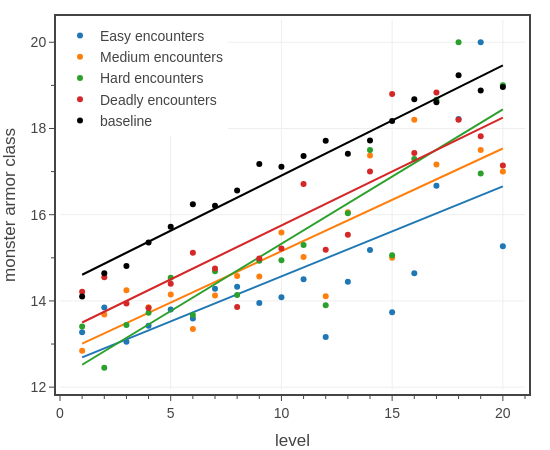

Notebook code cell kept with this figure:
### Code cell
# Fig. 8: average adjusted AC by level for each difficulty
import plotly.graph_objects as go

stat = 'adj AC'

groups = [
    #{'name': 'Trivial encounters', 'difficulties': ['Trivial']},
    {'name': 'Easy encounters', 'difficulties': ['Easy']},
    {'name': 'Medium encounters', 'difficulties': ['Medium']},
    {'name': 'Hard encounters', 'difficulties': ['Hard']},
    {'name': 'Deadly encounters', 'difficulties': ['Deadly']},
    #{'name': 'Very Deadly encounters', 'difficulties': ['Very Deadly']},
]

fig = go.Figure()

colors = iter(COLOR_LIST)
for group in groups:
    dft = dfem[dfem['2014 difficulty'].isin(group['difficulties'])]
    dft = dft[['party_level',stat]].groupby(['party_level']).mean().reset_index()

    tfb.plot_data_and_fit(fig, 
        x=dft['party_level'],
        y=dft[stat],
        line_color=next(colors), 
        name=group['name'],
        legendgroup=group['name'],
        hovertemplate='<b>' + group['name'] + '</b><br>level %{x:.0f}<br>AC %{y:.1f}<extra></extra>',
    )

dfG = dfm[['CR',stat]].groupby(['CR']).mean().reset_index()
dfG = dfG[dfG['CR'].between(1,20)]
tfb.plot_data_and_fit(fig, 
    x=dfG['CR'],
    y=dfG[stat],
    line_color='black', 
    name='baseline',
    legendgroup='baseline',
    hovertemplate='<b>baseline</b><br>level %{x:.0f}<br>AC %{y:.1f}<extra></extra>',
)

# set layout
fig.update_layout(
    template=tfb.FIG_TEMPLATE,
    xaxis=dict(title_text='level', automargin=True, range=[0,21], dtick=5, minor_dtick=1),
    yaxis=dict(title_text='monster armor class', dtick=2, minor_dtick=1),
    legend=dict(xanchor='left', x=0.00, yanchor='top', y=1.00),
    width=550, 
    height=450,
)

fig.show(config=tfb.FIG_CONFIG)

# save figures
if SAVEFIGS:
    fig.update_layout(autosize=True, width=None, height=None)
    tfb.save_fig_html(fig, format='large', name=f'./fig-monster-adj-ac-vs-level-large')
    tfb.save_fig_html(fig, format='small', name=f'./fig-monster-adj-ac-vs-level-small')

### Figure 1 — Plotly figure (JSON) as saved in the notebook; plotly's stock layout.template omitted (floating-point values rounded to 4 significant figures)
{"data": [{"hovertemplate": "<b>Easy encounters</b><br>level %{x:.0f}<br>AC %{y:.1f}<extra></extra>", "legendgroup": "Easy encounters", "line": {"color": "#1f77b4"}, "mode": "markers", "name": "Easy encounters", "type": "scatter", "x": [1.0, 2.0, 3.0, 4.0, 5.0, 6.0, 7.0, 8.0, 9.0, 10.0, 11.0, 12.0, 13.0, 14.0, 15.0, 16.0, 17.0, 18.0, 19.0, 20.0], "y": [13.27, 13.85, 13.06, 13.42, 13.8, 13.59, 14.28, 14.33, 13.95, 14.08, 14.5, 13.16, 14.44, 15.18, 13.74, 14.64, 16.67, 18.22, 20.0, 15.27]}, {"hoverinfo": "skip", "hovertemplate": "<b>Easy encounters</b><br>level %{x:.0f}<br>AC %{y:.1f}<extra></extra>", "legendgroup": "Easy encounters", "line": {"color": "#1f77b4"}, "mode": "lines", "name": "Easy encounters", "showlegend": false, "type": "scatter", "x": [1.0, 2.0, 3.0, 4.0, 5.0, 6.0, 7.0, 8.0, 9.0, 10.0, 11.0, 12.0, 13.0, 14.0, 15.0, 16.0, 17.0, 18.0, 19.0, 20.0], "y": [12.69, 12.9, 13.11, 13.32, 13.53, 13.73, 13.94, 14.15, 14.36, 14.57, 14.78, 14.99, 15.2, 15.4, 15.61, 15.82, 16.03, 16.24, 16.45, 16.66]}, {"hovertemplate": "<b>Medium encounters</b><br>level %{x:.0f}<br>AC %{y:.1f}<extra></extra>", "legendgroup": "Medium encounters", "line": {"color": "#ff7f0e"}, "mode": "markers", "name": "Medium encounters", "type": "scatter", "x": [1.0, 2.0, 3.0, 4.0, 5.0, 6.0, 7.0, 8.0, 9.0, 10.0, 11.0, 12.0, 13.0, 14.0, 15.0, 16.0, 17.0, 19.0, 20.0], "y": [12.84, 13.68, 14.25, 13.85, 14.15, 13.35, 14.13, 14.58, 14.57, 15.58, 15.02, 14.11, 16.06, 17.37, 15.0, 18.2, 17.17, 17.5, 17.0]}, {"hoverinfo": "skip", "hovertemplate": "<b>Medium encounters</b><br>level %{x:.0f}<br>AC %{y:.1f}<extra></extra>", "legendgroup": "Medium encounters", "line": {"color": "#ff7f0e"}, "mode": "lines", "name": "Medium encounters", "showlegend": false, "type": "scatter", "x": [1.0, 2.0, 3.0, 4.0, 5.0, 6.0, 7.0, 8.0, 9.0, 10.0, 11.0, 12.0, 13.0, 14.0, 15.0, 16.0, 17.0, 19.0, 20.0], "y": [13.01, 13.25, 13.49, 13.73, 13.96, 14.2, 14.44, 14.68, 14.92, 15.15, 15.39, 15.63, 15.87, 16.11, 16.34, 16.58, 16.82, 17.3, 17.54]}, {"hovertemplate": "<b>Hard encounters</b><br>level %{x:.0f}<br>AC %{y:.1f}<extra></extra>", "legendgroup": "Hard encounters", "line": {"color": "#2ca02c"}, "mode": "markers", "name": "Hard encounters", "type": "scatter", "x": [1.0, 2.0, 3.0, 4.0, 5.0, 6.0, 7.0, 8.0, 9.0, 10.0, 11.0, 12.0, 13.0, 14.0, 15.0, 16.0, 17.0, 18.0, 19.0, 20.0], "y": [13.41, 12.45, 13.44, 13.73, 14.54, 13.67, 14.69, 14.14, 14.93, 14.95, 15.3, 13.9, 16.03, 17.5, 15.06, 17.29, 18.67, 20.0, 16.96, 19.0]}, {"hoverinfo": "skip", "hovertemplate": "<b>Hard encounters</b><br>level %{x:.0f}<br>AC %{y:.1f}<extra></extra>", "legendgroup": "Hard encounters", "line": {"color": "#2ca02c"}, "mode": "lines", "name": "Hard encounters", "showlegend": false, "type": "scatter", "x": [1.0, 2.0, 3.0, 4.0, 5.0, 6.0, 7.0, 8.0, 9.0, 10.0, 11.0, 12.0, 13.0, 14.0, 15.0, 16.0, 17.0, 18.0, 19.0, 20.0], "y": [12.52, 12.83, 13.14, 13.46, 13.77, 14.08, 14.39, 14.7, 15.01, 15.33, 15.64, 15.95, 16.26, 16.57, 16.89, 17.2, 17.51, 17.82, 18.13, 18.44]}, {"hovertemplate": "<b>Deadly encounters</b><br>level %{x:.0f}<br>AC %{y:.1f}<extra></extra>", "legendgroup": "Deadly encounters", "line": {"color": "#d62728"}, "mode": "markers", "name": "Deadly encounters", "type": "scatter", "x": [1.0, 2.0, 3.0, 4.0, 5.0, 6.0, 7.0, 8.0, 9.0, 10.0, 11.0, 12.0, 13.0, 14.0, 15.0, 16.0, 17.0, 18.0, 19.0, 20.0], "y": [14.21, 14.55, 13.94, 13.84, 14.4, 15.12, 14.75, 13.86, 14.99, 15.22, 16.71, 15.19, 15.53, 17.0, 18.8, 17.43, 18.83, 18.2, 17.82, 17.14]}, {"hoverinfo": "skip", "hovertemplate": "<b>Deadly encounters</b><br>level %{x:.0f}<br>AC %{y:.1f}<extra></extra>", "legendgroup": "Deadly encounters", "line": {"color": "#d62728"}, "mode": "lines", "name": "Deadly encounters", "showlegend": false, "type": "scatter", "x": [1.0, 2.0, 3.0, 4.0, 5.0, 6.0, 7.0, 8.0, 9.0, 10.0, 11.0, 12.0, 13.0, 14.0, 15.0, 16.0, 17.0, 18.0, 19.0, 20.0], "y": [13.5, 13.75, 14.0, 14.25, 14.5, 14.75, 15.0, 15.25, 15.5, 15.75, 16.0, 16.25, 16.5, 16.75, 17.0, 17.25, 17.5, 17.75, 18.0, 18.25]}, {"hovertemplate": "<b>baseline</b><br>level %{x:.0f}<br>AC %{y:.1f}<extra></extra>", "legendgroup": "baseline", "line": {"color": "black"}, "mode": "markers", "name": "baseline", "type": "scatter", "x": [1.0, 2.0, 3.0, 4.0, 5.0, 6.0, 7.0, 8.0, 9.0, 10.0, 11.0, 12.0, 13.0, 14.0, 15.0, 16.0, 17.0, 18.0, 19.0, 20.0], "y": [14.1, 14.64, 14.81, 15.36, 15.72, 16.24, 16.21, 16.56, 17.17, 17.11, 17.36, 17.71, 17.42, 17.72, 18.17, 18.68, 18.61, 19.24, 18.88, 18.96]}, {"hoverinfo": "skip", "hovertemplate": "<b>baseline</b><br>level %{x:.0f}<br>AC %{y:.1f}<extra></extra>", "legendgroup": "baseline", "line": {"color": "black"}, "mode": "lines", "name": "baseline", "showlegend": false, "type": "scatter", "x": [1.0, 2.0, 3.0, 4.0, 5.0, 6.0, 7.0, 8.0, 9.0, 10.0, 11.0, 12.0, 13.0, 14.0, 15.0, 16.0, 17.0, 18.0, 19.0, 20.0], "y": [14.61, 14.86, 15.12, 15.37, 15.63, 15.88, 16.14, 16.4, 16.65, 16.91, 17.16, 17.42, 17.67, 17.93, 18.18, 18.44, 18.69, 18.95, 19.21, 19.46]}], "layout": {"height": 450, "legend": {"x": 0, "xanchor": "left", "y": 1, "yanchor": "top"}, "width": 550, "xaxis": {"automargin": true, "dtick": 5, "minor": {"dtick": 1}, "range": [0, 21], "title": {"text": "level"}}, "yaxis": {"dtick": 2, "minor": {"dtick": 1}, "title": {"text": "monster armor class"}}}}
